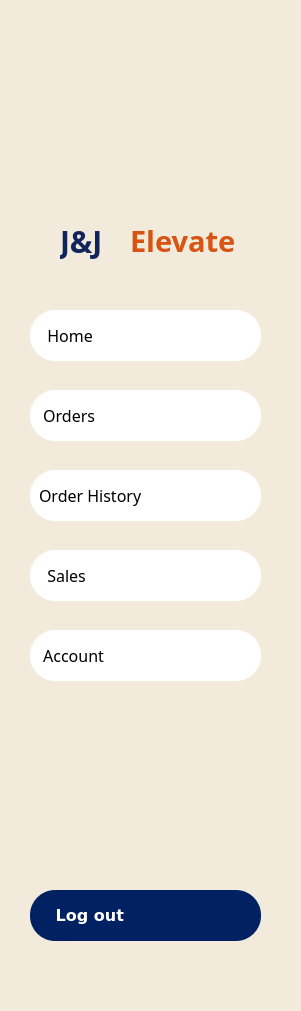
  <widget class="QFrame" name="LeftMenuBar">
   <property name="geometry">
    <rect>
     <x>0</x>
     <y>0</y>
     <width>301</width>
     <height>1011</height>
    </rect>
   </property>
   <property name="font">
    <font>
     <pointsize>14</pointsize>
    </font>
   </property>
   <property name="styleSheet">
    <string notr="true">background-color: rgba(235, 224, 204, 0.47); /* #ebe0cc with 47% opacity */</string>
   </property>
   <property name="frameShape">
    <enum>QFrame::NoFrame</enum>
   </property>
   <property name="frameShadow">
    <enum>QFrame::Raised</enum>
   </property>
   <widget class="QLabel" name="JJelevate_text_2">
    <property name="geometry">
     <rect>
      <x>60</x>
      <y>220</y>
      <width>71</width>
      <height>41</height>
     </rect>
    </property>
    <property name="font">
     <font>
      <family>Arial Black</family>
      <pointsize>-1</pointsize>
      <weight>75</weight>
      <bold>true</bold>
     </font>
    </property>
    <property name="styleSheet">
     <string notr="true">color: #12245c;
font-family: &quot;Arial Black&quot;, Arial, sans-serif; 
background: transparent;
font-size: 30px;</string>
    </property>
    <property name="text">
     <string>J&amp;J </string>
    </property>
    <property name="scaledContents">
     <bool>true</bool>
    </property>
   </widget>
   <widget class="QLabel" name="Logo">
    <property name="geometry">
     <rect>
      <x>30</x>
      <y>50</y>
      <width>241</width>
      <height>171</height>
     </rect>
    </property>
    <property name="styleSheet">
     <string notr="true">background: transparent;</string>
    </property>
    <property name="text">
     <string/>
    </property>
    <property name="pixmap">
     <pixmap>../../Cashier UI/JJ-ELEVATE-Final-Project-main/ui/resources/images/JJLOGO.png</pixmap>
    </property>
    <property name="scaledContents">
     <bool>true</bool>
    </property>
    <property name="alignment">
     <set>Qt::AlignCenter</set>
    </property>
   </widget>
   <widget class="QPushButton" name="pushButton_Dashboard">
    <property name="geometry">
     <rect>
      <x>30</x>
      <y>310</y>
      <width>231</width>
      <height>51</height>
     </rect>
    </property>
    <property name="font">
     <font>
      <family>Montserrat Medium</family>
      <pointsize>12</pointsize>
      <weight>50</weight>
      <italic>false</italic>
      <bold>false</bold>
     </font>
    </property>
    <property name="styleSheet">
     <string notr="true">QPushButton {
    background-color: white;
    color: black;
    border-radius: 25px;
    padding: 9px;
    text-align: left;
}
QPushButton:hover {
    background-color:#c25b55;
    color:black;
    font-weight: 700;
}
QPushButton.activeButton {
    background-color:#c25b55;
    color:black;
    font-weight: 700;
}
</string>
    </property>
    <property name="text">
     <string>  Home   </string>
    </property>
    <property name="icon">
     <iconset>
      <normaloff>../../Cashier UI/JJ-ELEVATE-Final-Project-main/ui/resources/images/dashboard_icon.svg</normaloff>../../Cashier UI/JJ-ELEVATE-Final-Project-main/ui/resources/images/dashboard_icon.svg</iconset>
    </property>
    <property name="iconSize">
     <size>
      <width>40</width>
      <height>40</height>
     </size>
    </property>
   </widget>
   <widget class="QPushButton" name="pushButton_Order_History">
    <property name="geometry">
     <rect>
      <x>30</x>
      <y>470</y>
      <width>231</width>
      <height>51</height>
     </rect>
    </property>
    <property name="font">
     <font>
      <family>Montserrat Medium</family>
      <pointsize>12</pointsize>
     </font>
    </property>
    <property name="styleSheet">
     <string notr="true">QPushButton {
    background-color: white;
    color: black;
    border-radius: 25px;
    padding: 9px;
    text-align: left;
}
QPushButton:hover {
    background-color:#c25b55;
    color:black;
    font-weight: 700;
}
QPushButton.activeButton {
    background-color:#c25b55;
    color:black;
    font-weight: 700;
}
</string>
    </property>
    <property name="text">
     <string>Order History</string>
    </property>
    <property name="icon">
     <iconset>
      <normaloff>../../Cashier UI/JJ-ELEVATE-Final-Project-main/ui/resources/images/inventory_icon.svg</normaloff>../../Cashier UI/JJ-ELEVATE-Final-Project-main/ui/resources/images/inventory_icon.svg</iconset>
    </property>
    <property name="iconSize">
     <size>
      <width>46</width>
      <height>42</height>
     </size>
    </property>
   </widget>
   <widget class="QPushButton" name="pushButton_Sales">
    <property name="geometry">
     <rect>
      <x>30</x>
      <y>550</y>
      <width>231</width>
      <height>51</height>
     </rect>
    </property>
    <property name="font">
     <font>
      <family>Montserrat Medium</family>
      <pointsize>12</pointsize>
     </font>
    </property>
    <property name="styleSheet">
     <string notr="true">QPushButton {
    background-color: white;
    color: black;
    border-radius: 25px;
    padding: 9px;
    text-align: left;
}
QPushButton:hover {
    background-color:#c25b55;
    color:black;
    font-weight: 700;
}
QPushButton.activeButton {
    background-color:#c25b55;
    color:black;
    font-weight: 700;
}
</string>
    </property>
    <property name="text">
     <string>  Sales</string>
    </property>
    <property name="icon">
     <iconset>
      <normaloff>../../Cashier UI/JJ-ELEVATE-Final-Project-main/ui/resources/images/sales_icon.svg</normaloff>../../Cashier UI/JJ-ELEVATE-Final-Project-main/ui/resources/images/sales_icon.svg</iconset>
    </property>
    <property name="iconSize">
     <size>
      <width>35</width>
      <height>35</height>
     </size>
    </property>
   </widget>
   <widget class="QPushButton" name="pushButton_Account">
    <property name="geometry">
     <rect>
      <x>30</x>
      <y>630</y>
      <width>231</width>
      <height>51</height>
     </rect>
    </property>
    <property name="font">
     <font>
      <family>Montserrat Medium</family>
      <pointsize>12</pointsize>
     </font>
    </property>
    <property name="styleSheet">
     <string notr="true">QPushButton {
    background-color: white;
    color: black;
    border-radius: 25px;
    padding: 9px;
    text-align: left;
}
QPushButton:hover {
    background-color:#c25b55;
    color:black;
    font-weight: 700;
}
QPushButton.activeButton {
    background-color:#c25b55;
    color:black;
    font-weight: 700;
}
</string>
    </property>
    <property name="text">
     <string> Account     </string>
    </property>
    <property name="icon">
     <iconset>
      <normaloff>../../Cashier UI/JJ-ELEVATE-Final-Project-main/ui/resources/images/account_icon.svg</normaloff>../../Cashier UI/JJ-ELEVATE-Final-Project-main/ui/resources/images/account_icon.svg</iconset>
    </property>
    <property name="iconSize">
     <size>
      <width>48</width>
      <height>48</height>
     </size>
    </property>
   </widget>
   <widget class="QPushButton" name="pushButton_LogOut">
    <property name="geometry">
     <rect>
      <x>30</x>
      <y>890</y>
      <width>231</width>
      <height>51</height>
     </rect>
    </property>
    <property name="font">
     <font>
      <family>Verdana</family>
      <pointsize>12</pointsize>
      <weight>87</weight>
      <bold>true</bold>
     </font>
    </property>
    <property name="styleSheet">
     <string notr="true">QPushButton {
    background-color:#022162;
color:white;
font-weight: 700;
    border-radius: 25px;
    padding: 9px;
font-size: 14;
text-align: left;
}
QPushButton:hover {
        background-color: rgba(2, 33, 98, 0.8);
        color: white;
    font-weight: 700;
}</string>
    </property>
    <property name="text">
     <string>   Log out</string>
    </property>
    <property name="icon">
     <iconset>
      <normaloff>../../Cashier UI/JJ-ELEVATE-Final-Project-main/ui/resources/images/WHITElogout_icon.svg</normaloff>../../Cashier UI/JJ-ELEVATE-Final-Project-main/ui/resources/images/WHITElogout_icon.svg</iconset>
    </property>
    <property name="iconSize">
     <size>
      <width>38</width>
      <height>38</height>
     </size>
    </property>
   </widget>
   <widget class="QLabel" name="JJelevate_text_3">
    <property name="geometry">
     <rect>
      <x>130</x>
      <y>220</y>
      <width>131</width>
      <height>41</height>
     </rect>
    </property>
    <property name="font">
     <font>
      <family>Arial Black</family>
      <pointsize>-1</pointsize>
      <weight>75</weight>
      <bold>true</bold>
     </font>
    </property>
    <property name="styleSheet">
     <string notr="true">color: #d75413;
font-family: &quot;Arial Black&quot;, Arial, sans-serif; 
background: transparent;
font-size: 29px;
</string>
    </property>
    <property name="text">
     <string>Elevate</string>
    </property>
    <property name="scaledContents">
     <bool>true</bool>
    </property>
   </widget>
   <widget class="QPushButton" name="pushButton_Orders">
    <property name="geometry">
     <rect>
      <x>30</x>
      <y>390</y>
      <width>231</width>
      <height>51</height>
     </rect>
    </property>
    <property name="font">
     <font>
      <family>Montserrat Medium</family>
      <pointsize>12</pointsize>
     </font>
    </property>
    <property name="styleSheet">
     <string notr="true">QPushButton {
    background-color: white;
    color: black;
    border-radius: 25px;
    padding: 9px;
    text-align: left;
}
QPushButton:hover {
    background-color:#c25b55;
    color:black;
    font-weight: 700;
}
QPushButton.activeButton {
    background-color:#c25b55;
    color:black;
    font-weight: 700;
}
</string>
    </property>
    <property name="text">
     <string> Orders</string>
    </property>
    <property name="icon">
     <iconset>
      <normaloff>../../Cashier UI/JJ-ELEVATE-Final-Project-main/ui/resources/images/orders_icon.svg</normaloff>../../Cashier UI/JJ-ELEVATE-Final-Project-main/ui/resources/images/orders_icon.svg</iconset>
    </property>
    <property name="iconSize">
     <size>
      <width>46</width>
      <height>42</height>
     </size>
    </property>
   </widget>
  </widget>
